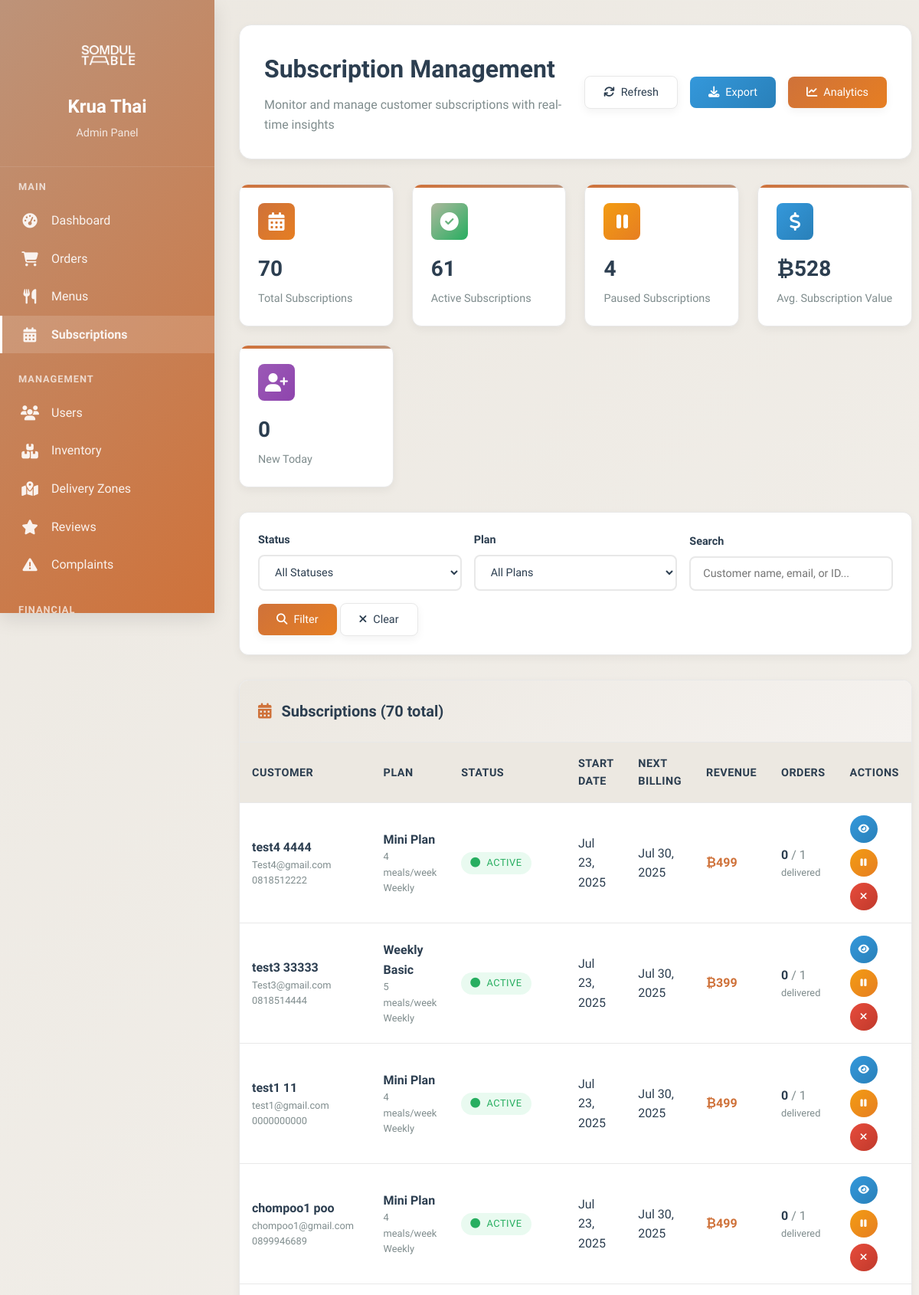
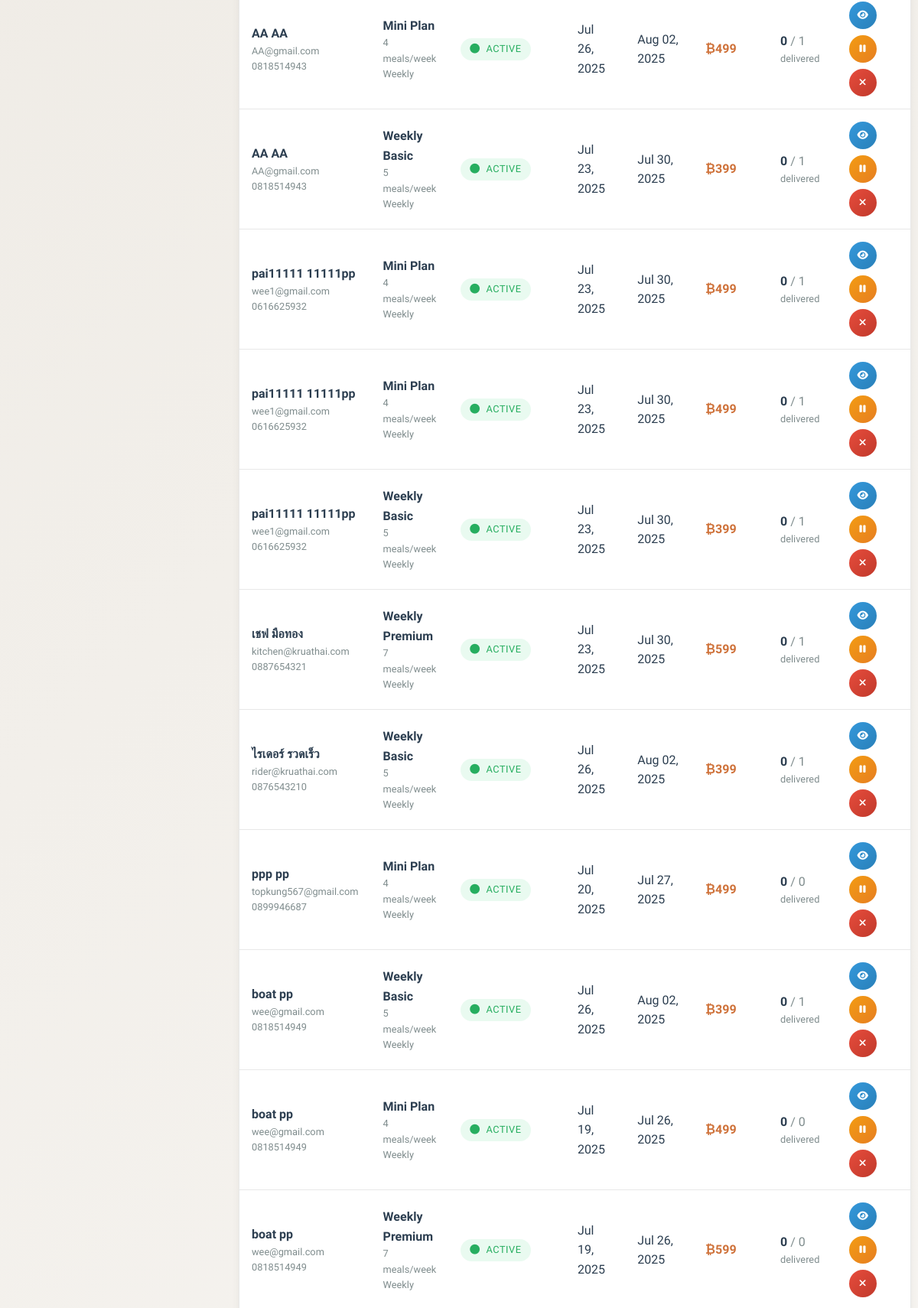
Screenshot of /KruaThai/admin/subscriptions.php (signed in, upper part) with the database file from the repository (2 pictures, top to bottom).
### tables this page shows
CREATE TABLE `subscriptions` (
  `id` char(36) NOT NULL,
  `user_id` char(36) NOT NULL,
  `assigned_rider_id` char(36) DEFAULT NULL,
  `plan_id` char(36) NOT NULL,
  `status` enum('active','paused','cancelled','expired','pending_payment') DEFAULT 'pending_payment',
  `start_date` date NOT NULL,
  `end_date` date DEFAULT NULL,
  `next_billing_date` date DEFAULT NULL,
  `billing_cycle` enum('weekly','monthly') NOT NULL,
  `total_amount` decimal(8,2) NOT NULL,
  `discount_applied` decimal(8,2) DEFAULT '0.00',
  `delivery_days` longtext,
  `preferred_delivery_time` enum('09:00-12:00','12:00-15:00','15:00-18:00','18:00-21:00') DEFAULT '12:00-15:00',
  `special_instructions` text,
  `pause_start_date` date DEFAULT NULL,
  `pause_end_date` date DEFAULT NULL,
  `skip_dates` longtext,
  `auto_renew` tinyint(1) DEFAULT '1',
  `cancellation_reason` text,
  `cancelled_at` timestamp NULL DEFAULT NULL,
  `cancelled_by` char(36) DEFAULT NULL,
  `created_at` timestamp NOT NULL DEFAULT CURRENT_TIMESTAMP,
  `updated_at` timestamp NOT NULL DEFAULT CURRENT_TIMESTAMP ON UPDATE CURRENT_TIMESTAMP
);

CREATE TABLE `users` (
  `id` char(36) NOT NULL,
  `email` varchar(255) NOT NULL,
  `password_hash` varchar(255) NOT NULL,
  `first_name` varchar(100) NOT NULL,
  `last_name` varchar(100) NOT NULL,
  `phone` varchar(20) DEFAULT NULL,
  `date_of_birth` date DEFAULT NULL,
  `gender` enum('male','female','other') DEFAULT NULL,
  `role` enum('customer','admin','kitchen','rider','support') DEFAULT 'customer',
  `status` enum('active','inactive','suspended','pending_verification') DEFAULT 'pending_verification',
  `email_verified` tinyint(1) DEFAULT '0',
  `email_verification_token` varchar(100) DEFAULT NULL,
  `delivery_address` text,
  `address_line_2` varchar(255) DEFAULT NULL,
  `city` varchar(100) DEFAULT NULL,
  `state` varchar(100) DEFAULT NULL,
  `zip_code` varchar(10) DEFAULT NULL,
  `country` varchar(100) DEFAULT 'Thailand',
  `delivery_instructions` text,
  `dietary_preferences` longtext,
  `allergies` longtext,
  `spice_level` enum('mild','medium','hot','extra_hot') DEFAULT 'medium',
  `last_login` timestamp NULL DEFAULT NULL,
  `failed_login_attempts` int(11) DEFAULT '0',
  `locked_until` timestamp NULL DEFAULT NULL,
  `password_reset_token` varchar(100) DEFAULT NULL,
  `password_reset_expires` timestamp NULL DEFAULT NULL,
  `created_at` timestamp NOT NULL DEFAULT CURRENT_TIMESTAMP,
  `updated_at` timestamp NOT NULL DEFAULT CURRENT_TIMESTAMP ON UPDATE CURRENT_TIMESTAMP
);

CREATE TABLE `subscription_plans` (
  `id` char(36) NOT NULL,
  `name` varchar(100) NOT NULL,
  `name_thai` varchar(100) DEFAULT NULL,
  `description` text,
  `plan_type` enum('weekly','monthly','custom') NOT NULL,
  `meals_per_week` int(11) NOT NULL,
  `weeks_duration` int(11) DEFAULT '4',
  `base_price` decimal(8,2) NOT NULL,
  `discount_percentage` decimal(5,2) DEFAULT '0.00',
  `final_price` decimal(8,2) NOT NULL,
  `features` longtext,
  `max_skips_per_week` int(11) DEFAULT '2',
  `advance_ordering_days` int(11) DEFAULT '7',
  `is_active` tinyint(1) DEFAULT '1',
  `is_popular` tinyint(1) DEFAULT '0',
  `sort_order` int(11) DEFAULT '0',
  `created_at` timestamp NOT NULL DEFAULT CURRENT_TIMESTAMP,
  `updated_at` timestamp NOT NULL DEFAULT CURRENT_TIMESTAMP ON UPDATE CURRENT_TIMESTAMP
);

### KruaThai/admin/subscriptions.php (the view, shortened to what the rows shown need)
<?php
require_once '../config/database.php';
try {
    $page = max(1, intval($_GET['page'] ?? 1));
    $limit = 20;
    $offset = ($page - 1) * $limit;
    $whereConditions = [];
    $params = [];
    $whereClause = !empty($whereConditions) ? 'WHERE ' . implode(' AND ', $whereConditions) : '';
    $subscriptions_sql = "
        SELECT s.*,
               CONCAT(u.first_name, ' ', u.last_name) as customer_name,
               u.email as customer_email,
               u.phone as customer_phone,
               sp.name as plan_name,
               sp.meals_per_week,
               sp.plan_type,
               (SELECT COUNT(*) FROM orders WHERE subscription_id = s.id) as total_orders,
               (SELECT COUNT(*) FROM orders WHERE subscription_id = s.id AND status = 'delivered') as delivered_orders,
               (SELECT SUM(amount) FROM payments WHERE subscription_id = s.id AND status = 'completed') as total_revenue
        FROM subscriptions s
        JOIN users u ON s.user_id = u.id
        JOIN subscription_plans sp ON s.plan_id = sp.id
        {$whereClause}
        ORDER BY s.created_at DESC
        LIMIT {$limit} OFFSET {$offset}
    ";
    $stmt = $pdo->prepare($subscriptions_sql);
    $stmt->execute($params);
    $subscriptions = $stmt->fetchAll(PDO::FETCH_ASSOC);
} catch (Exception $e) {
    $subscriptions = [];
    $stats = [
        'total_subscriptions' => 0, 'active_subscriptions' => 0, 'paused_subscriptions' => 0,
        'cancelled_subscriptions' => 0, 'expired_subscriptions' => 0, 'avg_subscription_value' => 0,
        'new_today' => 0
    ];
    $plans = [];
    $revenueData = [];
    $totalSubscriptions = 0;
    $totalPages = 1;
    error_log("Subscriptions page error: " . $e->getMessage());
}
?>
<!DOCTYPE html>
<html lang="th">
<head>
    <link href="https://cdnjs.cloudflare.com/ajax/libs/font-awesome/6.4.0/css/all.min.css" rel="stylesheet">
</head>
<body>
    <div class="admin-layout">
        <div class="main-content">
            <div class="page-header">
                <div class="header-content">
                    <div>
                        <h1 class="page-title">Subscription Management</h1>
                    </div>
                </div>
            </div>
            <div class="table-container">
                <?php if (!empty($subscriptions)): ?>
                <div style="overflow-x: auto;">
                    <table class="table">
                        <thead>
                            <tr>
                                <th>Customer</th>
                                <th>Plan</th>
                                <th>Status</th>
                                <th>Start Date</th>
                                <th>Next Billing</th>
                                <th>Revenue</th>
                                <th>Orders</th>
                                <th>Actions</th>
                            </tr>
                        </thead>
                        <tbody>
                            <?php foreach ($subscriptions as $subscription): ?>
                            <tr>
                                <td>
                                    <div>
                                        <strong><?= htmlspecialchars($subscription['customer_name']) ?></strong>
                                    </div>
                                    <div style="font-size: 0.8rem; color: var(--text-gray);">
                                        <?= htmlspecialchars($subscription['customer_email']) ?>
                                    </div>
                                    <?php if ($subscription['customer_phone']): ?>
                                    <div style="font-size: 0.8rem; color: var(--text-gray);">
                                        <?= htmlspecialchars($subscription['customer_phone']) ?>
                                    </div>
                                    <?php endif; ?>
                                </td>
                                <td>
                                    <div>
                                        <strong><?= htmlspecialchars($subscription['plan_name']) ?></strong>
                                    </div>
                                    <div style="font-size: 0.8rem; color: var(--text-gray);">
                                        <?= $subscription['meals_per_week'] ?> meals/week
                                    </div>
                                    <div style="font-size: 0.8rem; color: var(--text-gray);">
                                        <?= ucfirst($subscription['plan_type']) ?>
                                    </div>
                                </td>
                                <td>
                                    <span class="status-badge status-<?= $subscription['status'] ?>">
                                        <i class="fas fa-circle"></i>
                                        <?= ucfirst(str_replace('_', ' ', $subscription['status'])) ?>
                                    </span>
                                </td>
                                <td>
                                    <?= date('M d, Y', strtotime($subscription['start_date'])) ?>
                                </td>
                                <td>
                                    <?php if ($subscription['next_billing_date']): ?>
                                        <?= date('M d, Y', strtotime($subscription['next_billing_date'])) ?>
                                    <?php else: ?>
                                        <span style="color: var(--text-gray);">N/A</span>
                                    <?php endif; ?>
                                </td>
                                <td>
                                    <strong style="color: var(--curry);">
                                        ₿<?= number_format($subscription['total_revenue'] ?? 0, 0) ?>
                                    </strong>
                                </td>
                                <td>
                                    <div>
                                        <strong><?= $subscription['delivered_orders'] ?></strong>
                                        <span style="color: var(--text-gray);">/ <?= $subscription['total_orders'] ?></span>
                                    </div>
                                    <div style="font-size: 0.8rem; color: var(--text-gray);">
                                        delivered
                                    </div>
                                </td>
                                <td>
                                    <div style="display: flex; gap: 0.5rem; flex-wrap: wrap;">
                                        <button class="btn btn-info btn-sm btn-icon"
                                                onclick="viewSubscription('<?= $subscription['id'] ?>')"
                                                title="View Details">
                                            <i class="fas fa-eye"></i>
                                        </button>
                                        <?php if ($subscription['status'] === 'active'): ?>
                                        <button class="btn btn-warning btn-sm btn-icon"
                                                onclick="pauseSubscription('<?= $subscription['id'] ?>')"
                                                title="Pause Subscription">
                                            <i class="fas fa-pause"></i>
                                        </button>
                                        <?php endif; ?>
                                        <?php if (in_array($subscription['status'], ['active', 'paused'])): ?>
                                        <button class="btn btn-danger btn-sm btn-icon"
                                                onclick="cancelSubscription('<?= $subscription['id'] ?>', '<?= htmlspecialchars($subscription['customer_name']) ?>')"
                                                title="Cancel Subscription">
                                            <i class="fas fa-times"></i>
                                        </button>
                                        <?php endif; ?>
                                    </div>
                                </td>
                            </tr>
                            <?php endforeach; ?>
                        </tbody>
                    </table>
                </div>
                <?php endif; ?>
            </div>
        </div>
    </div>
</body>
</html>

### rows the page displays
subscriptions: customer_name "test4 4444", user.email "Test4@gmail.com", user.phone "0818512222", plan.name "Mini Plan", plan.meals_per_week "4", plan.plan_type "Weekly", status "ACTIVE", start_date "Jul 23, 2025", next_billing_date "Jul 30, 2025", total_revenue "499", delivered_orders "0", total_orders "1"
subscriptions: customer_name "test3 33333", user.email "Test3@gmail.com", user.phone "0818514444", plan.name "Weekly Basic", plan.meals_per_week "5", plan.plan_type "Weekly", status "ACTIVE", start_date "Jul 23, 2025", next_billing_date "Jul 30, 2025", total_revenue "399", delivered_orders "0", total_orders "1"
subscriptions: customer_name "test1 11", user.email "test1@gmail.com", user.phone "0000000000", plan.name "Mini Plan", plan.meals_per_week "4", plan.plan_type "Weekly", status "ACTIVE", start_date "Jul 23, 2025", next_billing_date "Jul 30, 2025", total_revenue "499", delivered_orders "0", total_orders "1"
subscriptions: customer_name "chompoo1 poo", user.email "chompoo1@gmail.com", user.phone "0899946689", plan.name "Mini Plan", plan.meals_per_week "4", plan.plan_type "Weekly", status "ACTIVE", start_date "Jul 23, 2025", next_billing_date "Jul 30, 2025", total_revenue "499", delivered_orders "0", total_orders "1"
subscriptions: customer_name "AA AA", user.email "AA@gmail.com", user.phone "0818514943", plan.name "Mini Plan", plan.meals_per_week "4", plan.plan_type "Weekly", status "ACTIVE", start_date "Jul 26, 2025", next_billing_date "Aug 02, 2025", total_revenue "499", delivered_orders "0", total_orders "1"
subscriptions: customer_name "AA AA", user.email "AA@gmail.com", user.phone "0818514943", plan.name "Weekly Basic", plan.meals_per_week "5", plan.plan_type "Weekly", status "ACTIVE", start_date "Jul 23, 2025", next_billing_date "Jul 30, 2025", total_revenue "399", delivered_orders "0", total_orders "1"
subscriptions: customer_name "pai11111 11111pp", user.email "wee1@gmail.com", user.phone "0616625932", plan.name "Mini Plan", plan.meals_per_week "4", plan.plan_type "Weekly", status "ACTIVE", start_date "Jul 23, 2025", next_billing_date "Jul 30, 2025", total_revenue "499", delivered_orders "0", total_orders "1"
subscriptions: customer_name "pai11111 11111pp", user.email "wee1@gmail.com", user.phone "0616625932", plan.name "Mini Plan", plan.meals_per_week "4", plan.plan_type "Weekly", status "ACTIVE", start_date "Jul 23, 2025", next_billing_date "Jul 30, 2025", total_revenue "499", delivered_orders "0", total_orders "1"
subscriptions: customer_name "pai11111 11111pp", user.email "wee1@gmail.com", user.phone "0616625932", plan.name "Weekly Basic", plan.meals_per_week "5", plan.plan_type "Weekly", status "ACTIVE", start_date "Jul 23, 2025", next_billing_date "Jul 30, 2025", total_revenue "399", delivered_orders "0", total_orders "1"
subscriptions: customer_name "เชฟ มือทอง", user.email "kitchen@kruathai.com", user.phone "0887654321", plan.name "Weekly Premium", plan.meals_per_week "7", plan.plan_type "Weekly", status "ACTIVE", start_date "Jul 23, 2025", next_billing_date "Jul 30, 2025", total_revenue "599", delivered_orders "0", total_orders "1"
subscriptions: customer_name "ไรเดอร์ รวดเร็ว", user.email "rider@kruathai.com", user.phone "0876543210", plan.name "Weekly Basic", plan.meals_per_week "5", plan.plan_type "Weekly", status "ACTIVE", start_date "Jul 26, 2025", next_billing_date "Aug 02, 2025", total_revenue "399", delivered_orders "0", total_orders "1"
subscriptions: customer_name "ppp pp", user.email "topkung567@gmail.com", user.phone "0899946687", plan.name "Mini Plan", plan.meals_per_week "4", plan.plan_type "Weekly", status "ACTIVE", start_date "Jul 20, 2025", next_billing_date "Jul 27, 2025", total_revenue "499", delivered_orders "0", total_orders "0"
subscriptions: customer_name "boat pp", user.email "wee@gmail.com", user.phone "0818514949", plan.name "Weekly Basic", plan.meals_per_week "5", plan.plan_type "Weekly", status "ACTIVE", start_date "Jul 26, 2025", next_billing_date "Aug 02, 2025", total_revenue "399", delivered_orders "0", total_orders "1"
subscriptions: customer_name "boat pp", user.email "wee@gmail.com", user.phone "0818514949", plan.name "Mini Plan", plan.meals_per_week "4", plan.plan_type "Weekly", status "ACTIVE", start_date "Jul 19, 2025", next_billing_date "Jul 26, 2025", total_revenue "499", delivered_orders "0", total_orders "0"
subscriptions: customer_name "boat pp", user.email "wee@gmail.com", user.phone "0818514949", plan.name "Weekly Premium", plan.meals_per_week "7", plan.plan_type "Weekly", status "ACTIVE", start_date "Jul 19, 2025", next_billing_date "Jul 26, 2025", total_revenue "599", delivered_orders "0", total_orders "0"

### other values shown
$stats['total_subscriptions'] "70"
$stats['active_subscriptions'] "61"
$stats['paused_subscriptions'] "4"
$stats['avg_subscription_value'] "528"
$stats['new_today'] "0"
$totalSubscriptions "70"
